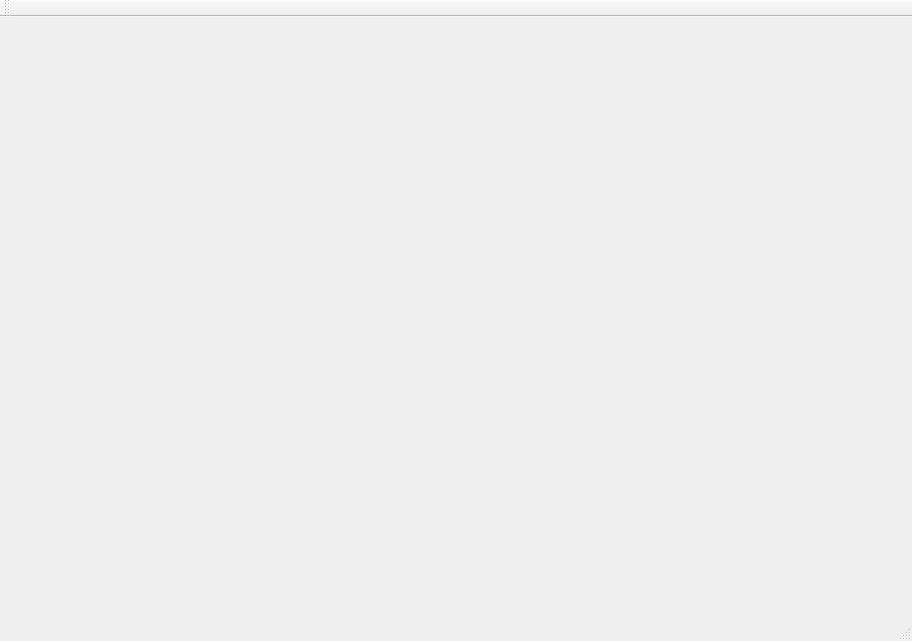
<?xml version="1.0" encoding="UTF-8"?>
<ui version="4.0">
 <class>QtOpenGLMainClass</class>
 <widget class="QMainWindow" name="QtOpenGLMainClass">
  <property name="geometry">
   <rect>
    <x>0</x>
    <y>0</y>
    <width>912</width>
    <height>641</height>
   </rect>
  </property>
  <property name="windowTitle">
   <string>QtOpenGLMain</string>
  </property>
  <widget class="QWidget" name="centralWidget">
   <layout class="QGridLayout" name="gridLayout">
    <item row="0" column="0">
     <widget class="QWidget" name="widget" native="true"/>
    </item>
   </layout>
  </widget>
  <widget class="QMenuBar" name="menuBar">
   <property name="geometry">
    <rect>
     <x>0</x>
     <y>0</y>
     <width>912</width>
     <height>26</height>
    </rect>
   </property>
  </widget>
  <widget class="QToolBar" name="mainToolBar">
   <attribute name="toolBarArea">
    <enum>TopToolBarArea</enum>
   </attribute>
   <attribute name="toolBarBreak">
    <bool>false</bool>
   </attribute>
  </widget>
  <widget class="QStatusBar" name="statusBar"/>
 </widget>
 <layoutdefault spacing="6" margin="11"/>
 <resources>
  <include location="QtOpenGLMain.qrc"/>
 </resources>
 <connections/>
</ui>
